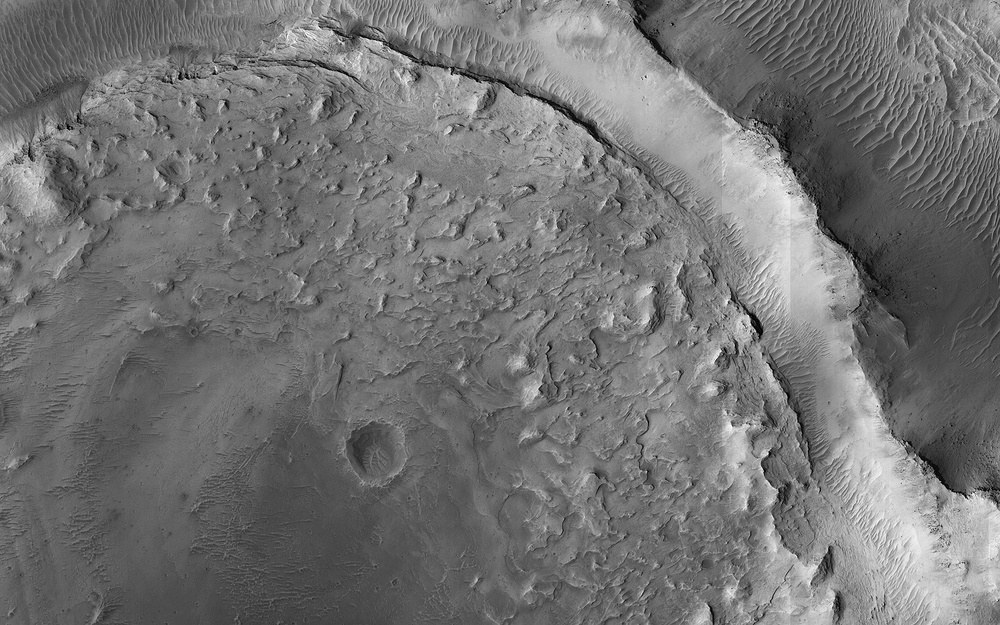
%> input picture vision/task_2  Feature Calculation/ImgPIA.jpg, 1000 x 625 px, shrunk from 1440 x 900 before the run
$ octave image_hist.m   (GNU Octave 9; MATLAB toolbox functions it lacks are replaced by stand-ins)
%> lines starting %> are read from the running program, lines starting %| are printed output that depends on the picture
clear;close all; clc;
% Prepare image
f = imread('ImgPIA.jpg');
%> f is the input picture: size 625x1000x3 uint8; min 0, max 255, mean 115
%convert image to gray
Igray = rgb2gray(f);
[im_upperLeft, im_upperRight, im_lowerLeft, im_lowerRight] = split(Igray);
%Ignoring warnings
warning('off')

% https://uk.mathworks.com/matlabcentral/answers/24669-down-quantization-8-bit-grey-to-n-bit-grey-n-8

% Reduce the number of bits to 32
reducedImage_32 = uint8((single(Igray)/256)*2^5);
%Split image
[im32_upperLeft, im32_upperRight, im32_lowerLeft, im32_lowerRight] = split(reducedImage_32);

% Reduce the number of bits to 8
reducedImage_8 = uint8((single(Igray)/256)*2^3);
%Split image
[im8_upperLeft, im8_upperRight, im8_lowerLeft, im8_lowerRight] = split(reducedImage_8);

% Reduce the number of bits to 6
reducedImage_6 = uint8((single(Igray)/256)*2^2.58496);
%Split image
[im6_upperLeft, im6_upperRight, im6_lowerLeft, im6_lowerRight] = split(reducedImage_6);

% Reduce the number of bits to 4
reducedImage_4 = uint8((single(Igray)/256)*2^2);
%Split image
[im4_upperLeft, im4_upperRight, im4_lowerLeft, im4_lowerRight] = split(reducedImage_4);
%> in split (call 5), `upperLeft = imcrop(f, [col1 row1 col2 row2]);`:
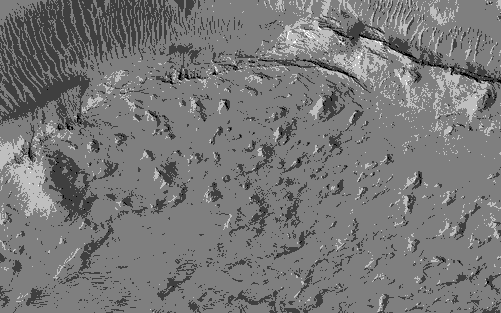
%> upperLeft: size 313x501 uint8; min 0, max 4, mean 1.88; drawn with min black and max white
%> in split (call 5), `upperRight = imcrop(f, [col3 row1 columns - col2 row2]);`:
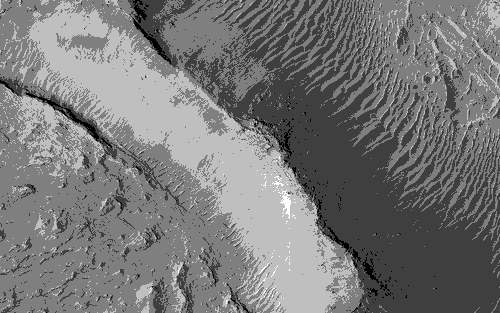
%> upperRight: size 313x500 uint8; min 0, max 4, mean 1.9; drawn with min black and max white
%> in split (call 5), `lowerLeft = imcrop(f, [col1 row3 col2 row2]);`:
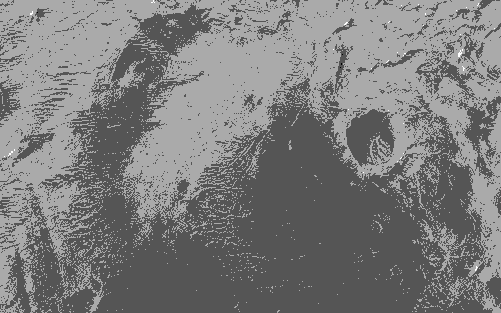
%> lowerLeft: size 313x501 uint8; min 0, max 3, mean 1.47; drawn with min black and max white
%> in split (call 5), `lowerRight = imcrop(f, [col3 row3 columns - col2 rows - row2]);`:
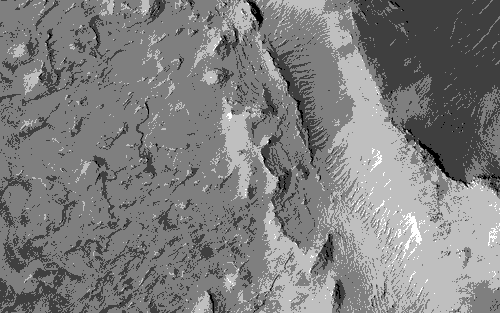
%> lowerRight: size 313x500 uint8; min 0, max 4, mean 1.99; drawn with min black and max white

% Reduce the number of bits to 2
reducedImage_2 = uint8((single(Igray)/256)*2^1);
%Split image
[im2_upperLeft, im2_upperRight, im2_lowerLeft, im2_lowerRight] = split(reducedImage_2);
%> in split (call 6), `upperRight = imcrop(f, [col3 row1 columns - col2 row2]);`:
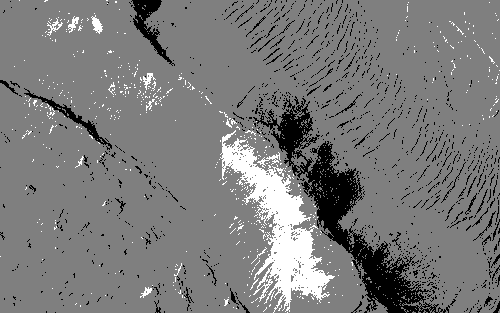
%> upperRight: size 313x500 uint8; min 0, max 2, mean 0.967; drawn with min black and max white
%> in split (call 6), `lowerLeft = imcrop(f, [col1 row3 col2 row2]);`:
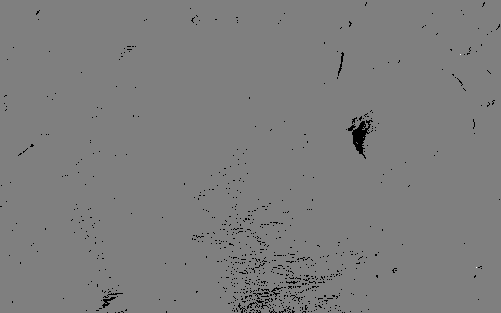
%> lowerLeft: size 313x501 uint8; min 0, max 2, mean 0.987; mean of the top-left, top-right, bottom-left and bottom-right quarters 0.997, 0.985, 0.987, 0.978; drawn with min black and max white
%> in split (call 6), `lowerRight = imcrop(f, [col3 row3 columns - col2 rows - row2]);`:
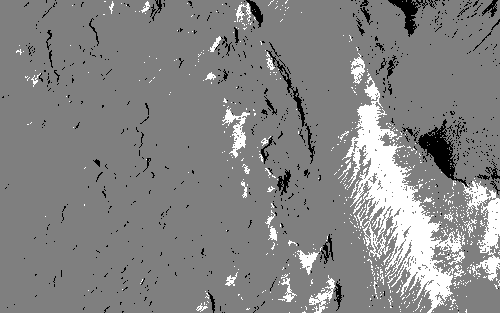
%> lowerRight: size 313x500 uint8; min 0, max 2, mean 1.05; drawn with min black and max white

%call functions and display relevant info
disp('Grayscale image');
histogram_features(Igray)
disp('Grayscale image upper left');
histogram_features(im_upperLeft)
disp('Grayscale image upper right');
histogram_features(im_upperRight)
disp('Grayscale image lower left');
histogram_features(im_lowerLeft)
disp('Grayscale image lower right');
histogram_features(im_lowerRight)

disp('32 Bit image');
histogram_features(reducedImage_32)
disp('32 Bit image upper left');
histogram_features(im32_upperLeft)
disp('32 Bit image upper right');
histogram_features(im32_upperRight)
disp('32 Bit image lower left');
histogram_features(im32_lowerLeft)
disp('32 Bit image lower right');
histogram_features(im32_lowerRight)


disp('8 Bit image');
histogram_features(reducedImage_8)
disp('8 Bit image upper left');
histogram_features(im8_upperLeft)
disp('8 Bit image upper right');
histogram_features(im8_upperRight)
disp('8 Bit image lower left');
histogram_features(im8_lowerLeft)
disp('8 Bit image lower right');
histogram_features(im8_lowerRight)

disp('6 Bit image');
histogram_features(reducedImage_6)
disp('6 Bit image upper left');
histogram_features(im6_upperLeft)
disp('6 Bit image upper right');
histogram_features(im6_upperRight)
disp('6 Bit image lower left');
histogram_features(im6_lowerLeft)
disp('6 Bit image lower right');
histogram_features(im6_lowerRight)

disp('4 Bit image');
histogram_features(reducedImage_4)
disp('4 Bit image upper left');
histogram_features(im4_upperLeft)
disp('4 Bit image upper right');
histogram_features(im4_upperRight)
disp('4 Bit image lower left');
histogram_features(im4_lowerLeft)
disp('4 Bit image lower right');
histogram_features(im4_lowerRight)


disp('2 Bit image');
histogram_features(reducedImage_2)
disp('2 Bit image upper left');
histogram_features(im2_upperLeft)
disp('2 Bit image upper right');
histogram_features(im2_upperRight)
disp('2 Bit image lower left');
histogram_features(im2_lowerLeft)
disp('2 Bit image lower right');
histogram_features(im2_lowerRight)

function[upperLeft, upperRight, lowerLeft, lowerRight] = split(f)
%https://uk.mathworks.com/matlabcentral/answers/46699-how-to-segment-divide-an-image-into-4-equal-halves
[rows, columns, ~] = size(f);
% Get the rows and columns to split at,
% Taking care to handle odd-size dimensions:
col1 = 1;
col2 = floor(columns/2);
col3 = col2 + 1;
row1 = 1;
row2 = floor(rows/2);
row3 = row2 + 1;
% Now crop
upperLeft = imcrop(f, [col1 row1 col2 row2]);
upperRight = imcrop(f, [col3 row1 columns - col2 row2]);
lowerLeft = imcrop(f, [col1 row3 col2 row2]);
lowerRight = imcrop(f, [col3 row3 columns - col2 rows - row2]);
end

function histogram_features(Igray)
figure;
imshow(Igray);
figure;
x = histogram(Igray);
xlabel('Value')
ylabel('Frequency')

%https://uk.mathworks.com/matlabcentral/answers/15307-image-operations-skewness-and-kurtosis
%https://uk.mathworks.com/matlabcentral/answers/84205-how-can-i-calculate-variance-of-the-intensity-in-an-gray-scale-image

%create histogram for calculations
[pixelCounts, graybin] = imhist(Igray);
%> pixelCounts = 256 values, max 8444 at index 111, min 0 at index 248, mean 2441.4; graybin = 256 values from 0 to 255
%count number of pixels
pixels = sum(pixelCounts);
%> pixels = 625000
%average  sum of gray bins * pixel count/pixle num
averagebin = sum(graybin .* (pixelCounts / pixels));
%> averagebin = 115
% Get the number of pixels in the histogram.
numberOfPixels = sum(pixelCounts);
%> numberOfPixels = 625000
% Get the mean gray lavel.
meanGL = sum(pixelCounts .* pixelCounts) / numberOfPixels;
%> meanGL = 5388.7
% Get the variance, which is the second central moment.
varianceGL = sum((pixelCounts - meanGL) .^ 2 .* pixelCounts) / (numberOfPixels-1);
%> varianceGL = 6112348.2
% Get the standard deviation.
sd = sqrt(varianceGL);
%> sd = 2472.3
% Get the skew.
skew = sum((pixelCounts - meanGL) .^ 3 .* pixelCounts) / ((numberOfPixels - 1) * sd^3);
%> skew = -0.515
% Get the kurtosis.
kurtosis = sum((pixelCounts - meanGL) .^ 4 .* pixelCounts) / ((numberOfPixels - 1) * sd^4);
%> kurtosis = 1.93

Igray = double(Igray);
%> Igray: size 625x1000 double
variance = var(Igray(:));
%> variance = 1288

t = table(averagebin, variance, skew, kurtosis)
%> t = {averagebin 115, variance 1288, skew -0.515, kurtosis 1.93}
end
